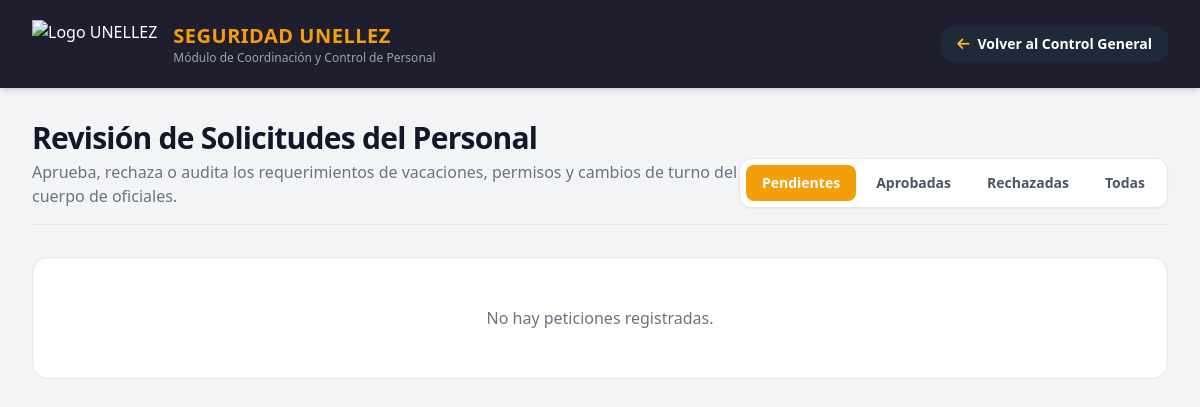
The page /guardias/solicitudes-recibidas/ (signed in) on the database as committed earlier.
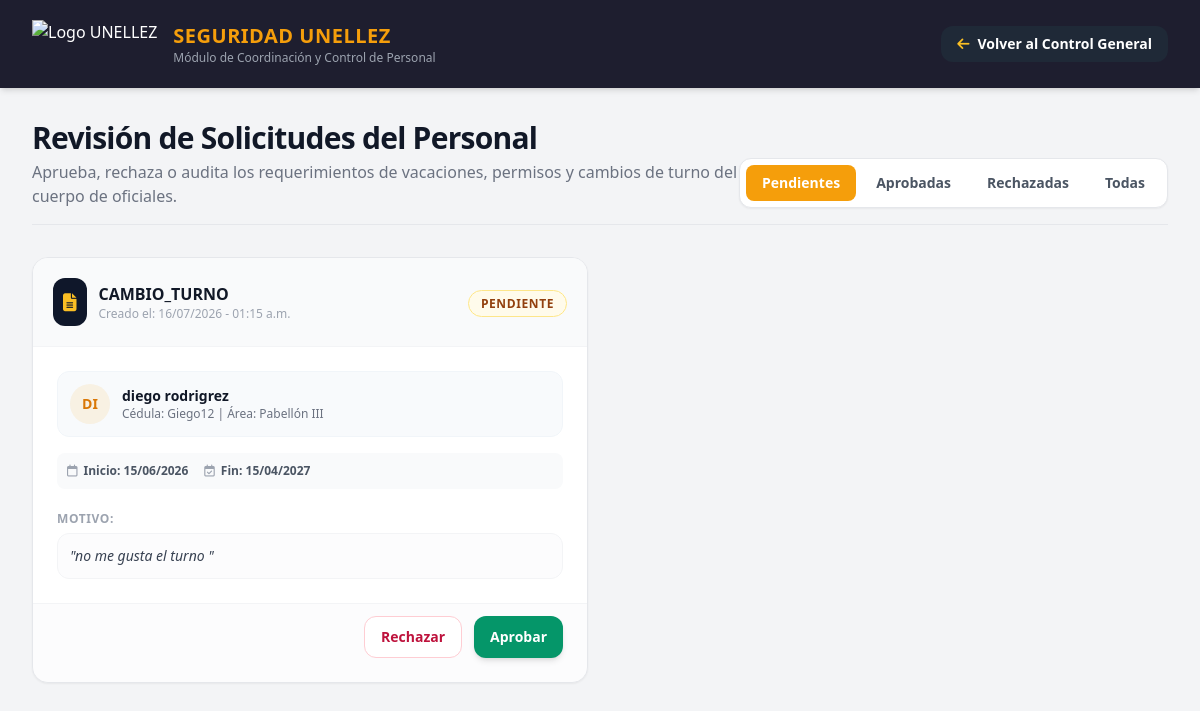
The same page on the database as committed later.
### seguridad_unellez/models.py (models this page shows, shortened)
class Solicitud(models.Model):
    TIPO_CHOICES = [
        ('VACACIONES', 'Vacaciones'),
        ('PERMISO', 'Permiso Remunerado'),
        ('LICENCIA', 'Licencia por Salud / Familiar'),
        ('CAMBIO_TURNO', 'Cambio de Turno'),
    ]
    ESTADO_CHOICES = [
        ('PENDIENTE', 'Pendiente'),
        ('APROBADA', 'Aprobada'),
        ('RECHAZADA', 'Rechazada'),
    ]
    guardia = models.ForeignKey(Guardia, on_delete=models.CASCADE, related_name='solicitudes', verbose_name="Oficial solicitante")
    tipo = models.CharField(max_length=20, choices=TIPO_CHOICES, default='VACACIONES', verbose_name="Tipo de Solicitud")
    fecha_inicio = models.DateField(verbose_name="Fecha de Inicio")
    fecha_fin = models.DateField(verbose_name="Fecha de Finalización")
    motivo = models.TextField(verbose_name="Justificación / Motivo")
    estado = models.CharField(max_length=15, choices=ESTADO_CHOICES, default='PENDIENTE', verbose_name="Estado de Petición")
    creado_en = models.DateTimeField(auto_now_add=True, verbose_name="Fecha de Envío")
    revisado_por = models.ForeignKey(User, on_delete=models.SET_NULL, null=True, blank=True, related_name='solicitudes_revisadas', verbose_name="Administrador que revisó")
    class Meta:
        ordering = ['-creado_en']
        verbose_name = "Solicitud"
        verbose_name_plural = "Solicitudes"

class Guardia(models.Model):
    user = models.OneToOneField(User, on_delete=models.CASCADE, null=True, blank=True, verbose_name="Usuario de Sistema")
    nombre = models.CharField(max_length=100)
    apellido = models.CharField(max_length=100, default="Sin Apellido")
    email = models.EmailField(unique=True, null=True, blank=True)
    cedula = models.CharField(max_length=20)
    turno = models.CharField(max_length=50)
    area_asignada = models.CharField(max_length=100)
    horas_trabajadas = models.IntegerField(default=0)
    dias_trabajados = models.IntegerField(default=0)
    foto = models.ImageField(upload_to='perfiles/', null=True, blank=True, verbose_name="Foto de Perfil")
    ESTATUS_CHOICES = [
        ('Activo', 'Activo'),
        ('Pendiente', 'Pendiente'),
        ('Inactivo', 'Inactivo'),
        ('Bloqueado', 'Bloqueado'),
    ]
    estatus = models.CharField(max_length=20, choices=ESTATUS_CHOICES, default='Activo')
    esta_bloqueado = models.BooleanField(default=False, verbose_name="¿Cuenta Bloqueada?")

### seguridad_unellez/views.py (the view)
# urls.py: path('guardias/solicitudes-recibidas/', views.panel_solicitudes_administrador, name='panel_solicitudes_administrador'),
@login_required
def panel_solicitudes_administrador(request):
    estado = request.GET.get('estado', 'PENDIENTE')
    solicitudes = Solicitud.objects.all().order_by('-creado_en')
    if estado != 'TODAS': solicitudes = solicitudes.filter(estado=estado)
    return render(request, 'seguridad_unellez/panel_solicitudes.html', {'solicitudes': solicitudes, 'estado_actual': estado})

### seguridad_unellez/templates/seguridad_unellez/panel_solicitudes.html (shortened to what the changed rows need)
{% load static %}
<!DOCTYPE html>
<html lang="es">
<head>
    <script src="https://cdn.tailwindcss.com"></script>
    <link rel="stylesheet" href="https://cdnjs.cloudflare.com/ajax/libs/font-awesome/6.4.0/css/all.min.css">
</head>
<body class="bg-gray-100 font-sans antialiased text-gray-800">
    <div class="min-h-screen flex flex-col">
        <header class="bg-[#1E1E2F] text-white p-5 shadow-md flex justify-between items-center px-8">
            <div class="flex items-center space-x-4">
                <div>
                    <h1 class="text-xl font-bold tracking-wide text-amber-500">SEGURIDAD UNELLEZ</h1>
                </div>
            </div>
        </header>
        <main class="flex-1 p-8 max-w-7xl mx-auto w-full">
            <div class="mb-8 border-b pb-4 border-gray-200 flex justify-between items-end">
                <div>
                    <h2 class="text-3xl font-extrabold text-gray-900 tracking-tight">Revisión de Solicitudes del Personal</h2>
                </div>
            </div>
            <div class="grid grid-cols-1 md:grid-cols-2 gap-6">
                {% for solicitud in solicitudes %}
                    <div class="bg-white rounded-2xl shadow-sm border border-gray-200 overflow-hidden flex flex-col justify-between hover:shadow-md transition-shadow duration-200">
                        <div class="p-5 bg-gray-50 border-b border-gray-100 flex justify-between items-center">
                            <div class="flex items-center space-x-3">
                                <div class="p-2.5 rounded-xl bg-slate-900 text-white">
                                    <i class="fa-solid fa-file-alt text-amber-400 text-lg"></i>
                                </div>
                                <div>
                                    <h3 class="font-bold text-gray-900 text-base">{{ solicitud.tipo }}</h3>
                                    <p class="text-xs text-gray-400">Creado el: {{ solicitud.creado_en|date:"d/m/Y - h:i a" }}</p>
                                </div>
                            </div>
                            <div>
                                {% if solicitud.estado == 'PENDIENTE' %}
                                    <span class="bg-amber-50 text-amber-800 border border-amber-200 text-xs px-3 py-1 rounded-full font-bold uppercase tracking-wider">Pendiente</span>
                                {% elif solicitud.estado == 'APROBADA' %}
                                    <span class="bg-emerald-50 text-emerald-800 border border-emerald-200 text-xs px-3 py-1 rounded-full font-bold uppercase tracking-wider">Aprobada</span>
                                {% else %}
                                    <span class="bg-rose-50 text-rose-800 border border-rose-200 text-xs px-3 py-1 rounded-full font-bold uppercase tracking-wider">Rechazada</span>
                                {% endif %}
                            </div>
                        </div>
                        <div class="p-6 flex-1 space-y-4">
                            <div class="flex items-center space-x-3 bg-slate-50 p-3 rounded-xl border border-slate-100">
                                <div class="h-10 w-10 bg-amber-500/10 rounded-full flex items-center justify-center text-amber-600 font-bold text-sm">
                                    {{ solicitud.guardia.nombre|slice:":2"|upper }}
                                </div>
                                <div>
                                    <p class="text-sm font-bold text-gray-900">{{ solicitud.guardia.nombre }}</p>
                                    <p class="text-xs text-gray-500">Cédula: {{ solicitud.guardia.cedula }} | Área: {{ solicitud.guardia.area_asignada }}</p>
                                </div>
                            </div>
                            <div class="text-xs font-semibold text-gray-600 flex items-center space-x-4 bg-gray-50 p-2.5 rounded-lg">
                                <span><i class="fa-regular fa-calendar mr-1.5 text-gray-400"></i>Inicio: {{ solicitud.fecha_inicio|date:"d/m/Y" }}</span>
                                <span><i class="fa-regular fa-calendar-check mr-1.5 text-gray-400"></i>Fin: {{ solicitud.fecha_fin|date:"d/m/Y" }}</span>
                            </div>
                            <div class="space-y-1">
                                <span class="text-xs font-bold uppercase tracking-wider text-gray-400">Motivo:</span>
                                <p class="text-gray-700 bg-gray-50/50 p-3 rounded-xl border border-gray-100 text-sm italic">
                                    "{{ solicitud.motivo }}"
                                </p>
                            </div>
                        </div>
                        <div class="px-6 pb-6 pt-3 border-t border-gray-100 bg-gray-50/50 flex flex-col sm:flex-row items-center justify-between gap-3">
                            {% if solicitud.estado == 'PENDIENTE' %}
                                <div class="w-full flex justify-end space-x-3">
                                    <a href="{% url 'procesar_solicitud' solicitud.id 'rechazar' %}" class="px-4 py-2.5 rounded-xl border border-rose-200 text-rose-700 bg-white hover:bg-rose-50 font-bold text-sm transition-colors flex items-center">
                                        Rechazar
                                    </a>
                                    <a href="{% url 'procesar_solicitud' solicitud.id 'aprobar' %}" class="px-4 py-2.5 rounded-xl bg-emerald-600 hover:bg-emerald-700 text-white font-bold text-sm shadow-md transition-all flex items-center">
                                        Aprobar
                                    </a>
                                </div>
                            {% endif %}
                        </div>
                    </div>
                {% empty %}
                    <div class="col-span-full bg-white rounded-2xl border border-gray-200 p-12 text-center">
                        <p class="text-gray-500">No hay peticiones registradas.</p>
                    </div>
                {% endfor %}
            </div>
        </main>
    </div>
</body>
</html>

Rows that differ between the two databases and show on the page:
added Solicitud: tipo "CAMBIO_TURNO", creado_en "16/07/2026 - 01:15 a.m.", estado "PENDIENTE", guardia.nombre "DI", guardia.nombre "diego rodrigrez", guardia.cedula "Giego12", guardia.area_asignada "Pabellón III", fecha_inicio "15/06/2026", fecha_fin "15/04/2027", motivo "no me gusta el turno"
Other text that changed with them:
text no longer shown: "No hay peticiones registradas."
